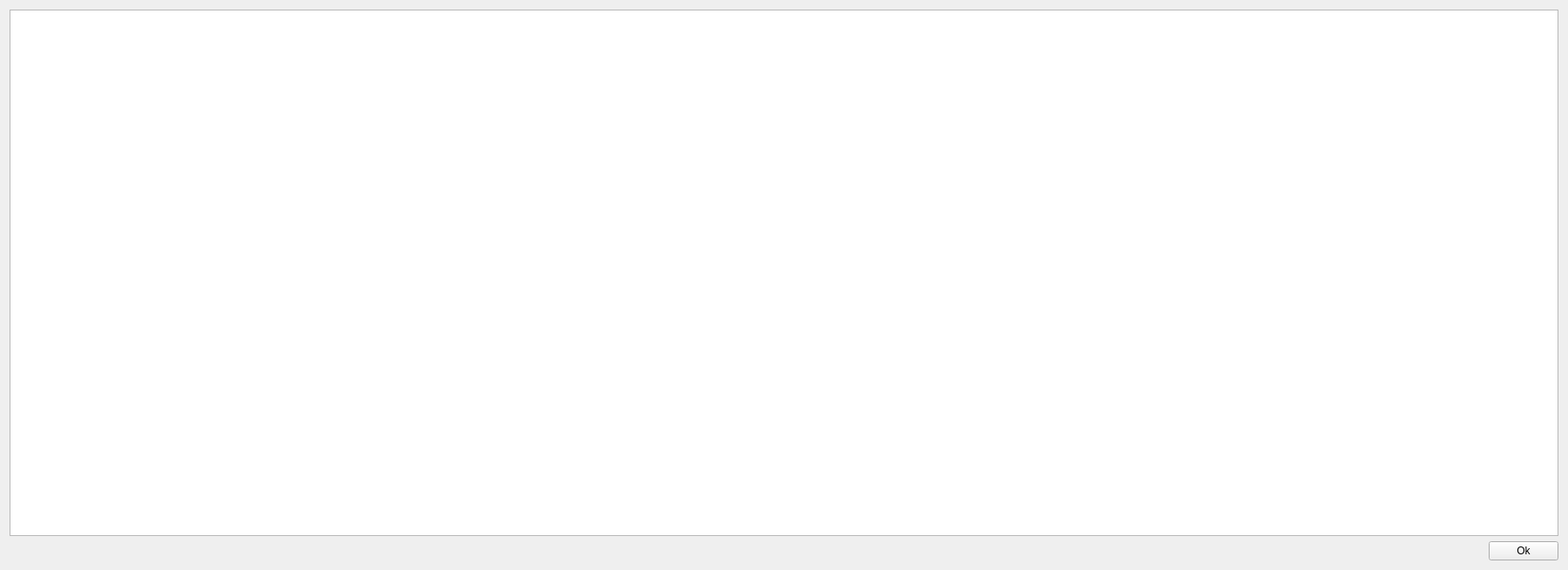
<?xml version="1.0" encoding="UTF-8"?>
<ui version="4.0">
 <class>GTASVNCheckForModificationsWidget</class>
 <widget class="QWidget" name="GTASVNCheckForModificationsWidget">
  <property name="geometry">
   <rect>
    <x>0</x>
    <y>0</y>
    <width>1800</width>
    <height>654</height>
   </rect>
  </property>
  <property name="windowTitle">
   <string>Check For Modifications</string>
  </property>
  <property name="windowIcon">
   <iconset resource="../resource.qrc">
    <normaloff>:/images/forms/img/GTAAppIcon.png</normaloff>:/images/forms/img/GTAAppIcon.png</iconset>
  </property>
  <layout class="QGridLayout" name="gridLayout">
   <item row="0" column="0" colspan="2">
    <widget class="QTableWidget" name="svnCheckForModificationsTW">
     <property name="sizePolicy">
      <sizepolicy hsizetype="Preferred" vsizetype="Preferred">
       <horstretch>0</horstretch>
       <verstretch>0</verstretch>
      </sizepolicy>
     </property>
    </widget>
   </item>
   <item row="1" column="0">
    <spacer name="horizontalSpacer">
     <property name="orientation">
      <enum>Qt::Horizontal</enum>
     </property>
     <property name="sizeHint" stdset="0">
      <size>
       <width>40</width>
       <height>20</height>
      </size>
     </property>
    </spacer>
   </item>
   <item row="1" column="1">
    <widget class="QPushButton" name="OKPB">
     <property name="text">
      <string>Ok</string>
     </property>
    </widget>
   </item>
  </layout>
 </widget>
 <resources>
  <include location="../resource.qrc"/>
 </resources>
 <connections/>
</ui>
